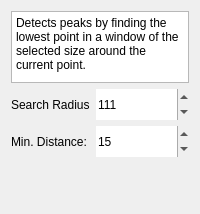
         <widget class="QWidget" name="page_peak_local_min">
          <layout class="QFormLayout" name="formLayout">
           <item row="0" column="0" colspan="2">
            <widget class="QTextBrowser" name="peak_local_min_info">
             <property name="maximumSize">
              <size>
               <width>16777215</width>
               <height>90</height>
              </size>
             </property>
             <property name="verticalScrollBarPolicy">
              <enum>Qt::ScrollBarPolicy::ScrollBarAsNeeded</enum>
             </property>
             <property name="sizeAdjustPolicy">
              <enum>QAbstractScrollArea::SizeAdjustPolicy::AdjustToContents</enum>
             </property>
             <property name="html">
              <string>&lt;!DOCTYPE HTML PUBLIC &quot;-//W3C//DTD HTML 4.0//EN&quot; &quot;http://www.w3.org/TR/REC-html40/strict.dtd&quot;&gt;
&lt;html&gt;&lt;head&gt;&lt;meta name=&quot;qrichtext&quot; content=&quot;1&quot; /&gt;&lt;meta charset=&quot;utf-8&quot; /&gt;&lt;style type=&quot;text/css&quot;&gt;
p, li { white-space: pre-wrap; }
hr { height: 1px; border-width: 0; }
li.unchecked::marker { content: &quot;\2610&quot;; }
li.checked::marker { content: &quot;\2612&quot;; }
&lt;/style&gt;&lt;/head&gt;&lt;body style=&quot; font-family:'Segoe UI'; font-size:9pt; font-weight:400; font-style:normal;&quot;&gt;
&lt;p style=&quot; margin-top:0px; margin-bottom:0px; margin-left:0px; margin-right:0px; -qt-block-indent:0; text-indent:0px;&quot;&gt;Detects peaks by finding the lowest point in a window of the selected size around the current point.&lt;/p&gt;&lt;/body&gt;&lt;/html&gt;</string>
             </property>
            </widget>
           </item>
           <item row="1" column="0">
            <widget class="BodyLabel" name="label_23">
             <property name="minimumSize">
              <size>
               <width>0</width>
               <height>31</height>
              </size>
             </property>
             <property name="text">
              <string>Search Radius</string>
             </property>
            </widget>
           </item>
           <item row="1" column="1">
            <widget class="SpinBox" name="peak_local_min_radius">
             <property name="minimumSize">
              <size>
               <width>0</width>
               <height>31</height>
              </size>
             </property>
             <property name="frame">
              <bool>false</bool>
             </property>
             <property name="accelerated">
              <bool>true</bool>
             </property>
             <property name="minimum">
              <number>5</number>
             </property>
             <property name="maximum">
              <number>9999</number>
             </property>
             <property name="stepType">
              <enum>QAbstractSpinBox::StepType::AdaptiveDecimalStepType</enum>
             </property>
             <property name="value">
              <number>111</number>
             </property>
            </widget>
           </item>
           <item row="2" column="0">
            <widget class="BodyLabel" name="minDistanceLabel_2">
             <property name="minimumSize">
              <size>
               <width>0</width>
               <height>31</height>
              </size>
             </property>
             <property name="toolTip">
              <string>Minimum allowed distance between two consecutive minima</string>
             </property>
             <property name="whatsThis">
              <string>After a minimum is detected, how many values to skip ahead before starting to search for the next minimum</string>
             </property>
             <property name="text">
              <string>Min. Distance:</string>
             </property>
            </widget>
           </item>
           <item row="2" column="1">
            <widget class="SpinBox" name="peak_local_min_min_dist">
             <property name="minimumSize">
              <size>
               <width>0</width>
               <height>31</height>
              </size>
             </property>
             <property name="frame">
              <bool>false</bool>
             </property>
             <property name="maximum">
              <number>1000000</number>
             </property>
             <property name="value">
              <number>15</number>
             </property>
            </widget>
           </item>
           <item row="3" column="0" colspan="2">
            <spacer name="verticalSpacer_4">
             <property name="orientation">
              <enum>Qt::Orientation::Vertical</enum>
             </property>
             <property name="sizeHint" stdset="0">
              <size>
               <width>20</width>
               <height>40</height>
              </size>
             </property>
            </spacer>
           </item>
          </layout>
         </widget>
